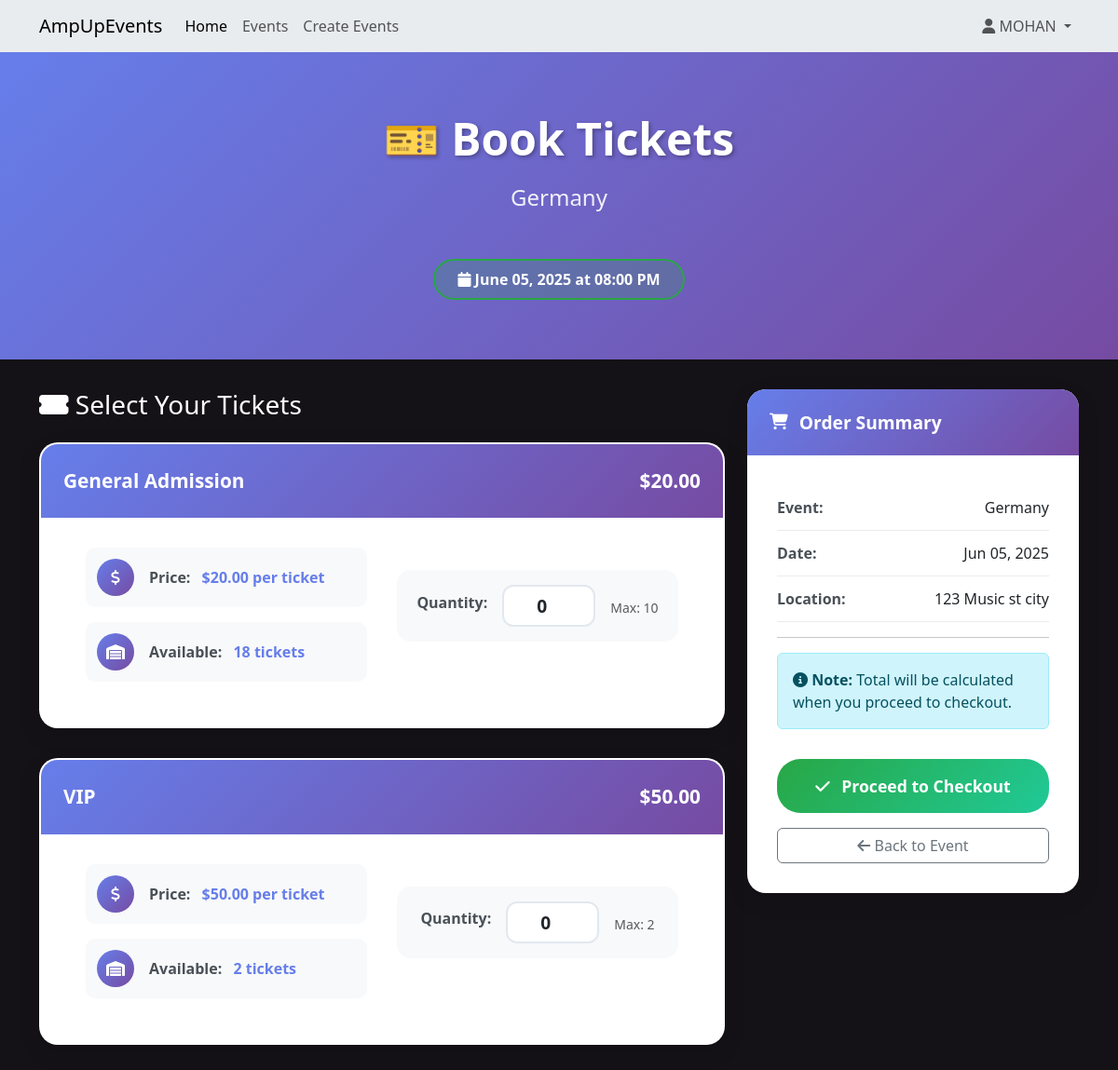
Page /events/2/book (signed in) on the earlier database version.
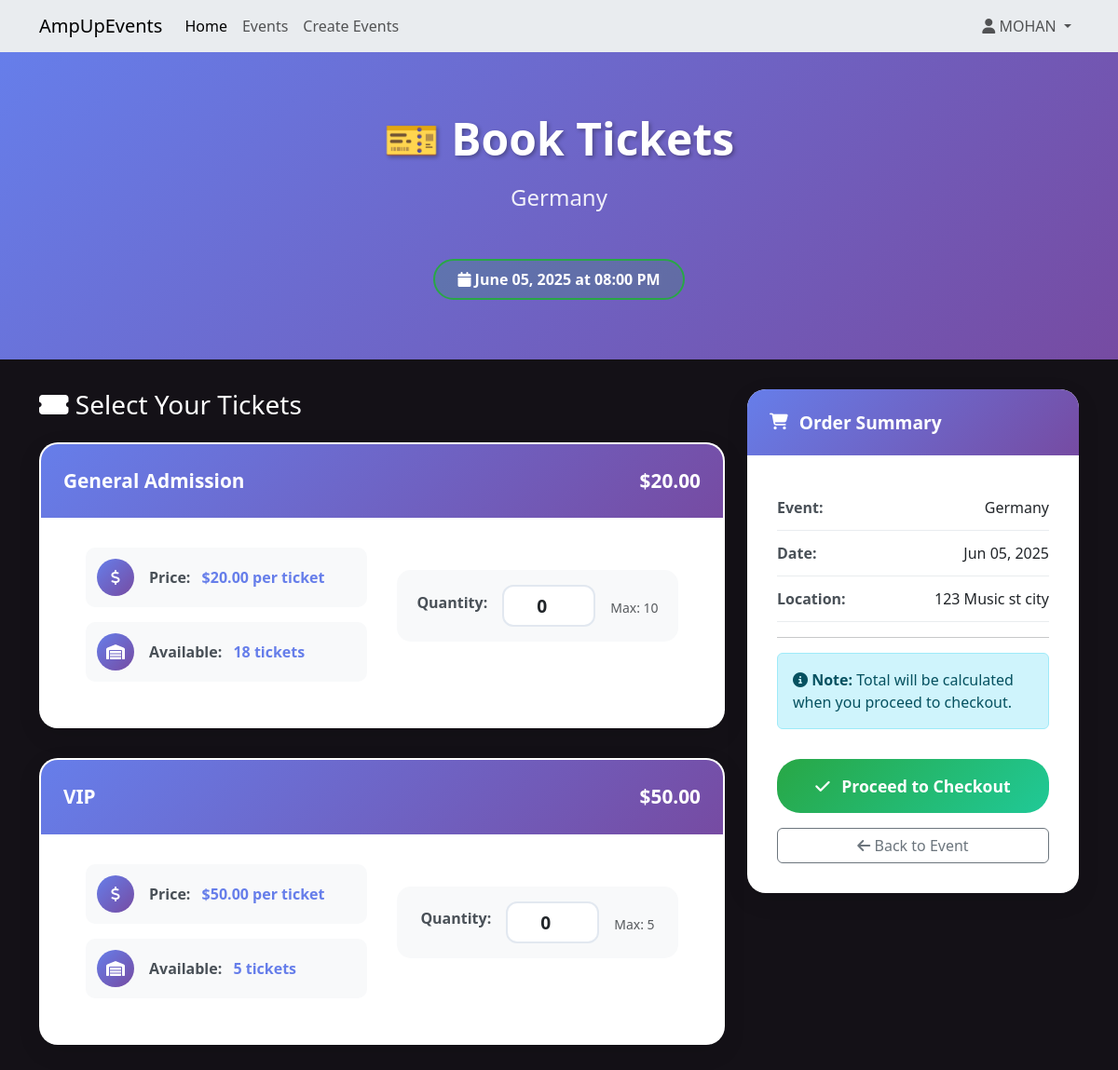
Same page on the later database version.
### website/models.py (models this page shows, shortened)
class ticket_type(db.Model):
    __tablename__ = 'ticket_type'
    id = db.Column(db.Integer, primary_key=True)  # Unique identifier for the ticket type
    event_id = db.Column(db.Integer, db.ForeignKey('events.id'), nullable=False)  # Foreign key linking to the Event
    type_name = db.Column(db.String(100), nullable=False)  # Name of the ticket type (e.g., General, VIP)
    description = db.Column(db.Text, nullable=True) # Optional description for this ticket type
    price = db.Column(db.Float, nullable=False)  # Price of the ticket
    quantity_available = db.Column(db.Integer, nullable=False)  # Number of tickets available for this type
    created_at = db.Column(db.DateTime, default=datetime.now)  # Creation timestamp
    updated_at = db.Column(db.DateTime, default=datetime.now, onupdate=datetime.now)  # Last update timestam

### website/events.py (the view, shortened to what this page needs)
@eventbp.route('/<int:id>/book', methods=['GET', 'POST'])
@login_required
def book_tickets(id):
    event = db.session.query(Event).filter_by(id=id).first_or_404()
    form = BookingForm()
    if event.current_status in ['Cancelled', 'Sold Out', 'Completed', 'Inactive']:
        flash(f"Sorry, this event is {event.current_status.lower()} and not available for booking.", "warning")
        return redirect(url_for('event.details', id=id))
    ticket_types = event.ticket_types.filter(ticket_type.quantity_available > 0).all()
    if not ticket_types:
        flash("Sorry, there are no tickets available for this event.", "warning")
        return redirect(url_for('event.details', id=id))
    return render_template('events/bookTickets.html', event=event, ticket_types=ticket_types, form=form)

### website/forms.py
class BookingForm(FlaskForm):
    submit = SubmitField('Proceed to Checkout')

### website/models.py (called while the page is built)
    @property
    def current_status(self):
        if self.status == 'Cancelled':
            return 'Cancelled'
        if self.status == 'Completed':
            return 'Completed'
        if self.start_datetime and self.start_datetime < datetime.now():
            return 'Inactive'
        if self.ticket_types:
            total_available = sum(ticket.quantity_available for ticket in self.ticket_types)
            if total_available == 0:
                return 'Sold Out'
        return 'Open'

### website/templates/events/bookTickets.html (shortened to what the changed rows need)
{% extends 'base.html' %}
{% block head %}
<link rel="stylesheet" href="{{ url_for('static', filename='style/bookTickets.css') }}">
{% endblock %}
{% block content %}
<div class="booking-hero">
    <div class="container">
        <div class="text-center">
            <h1 class="hero-title">🎫 Book Tickets</h1>
        </div>
    </div>
</div>
<div class="container">
            <form method="POST" id="booking-form">
        <div class="row">
            <div class="col-lg-8">
                {% for ticket in ticket_types %}
                <div class="ticket-selection-card">
                    <div class="ticket-type-header">
                        {{ ticket.type_name }}
                        <span class="float-end">${{ "%.2f"|format(ticket.price) }}</span>
                    </div>
                    <div class="row">
                        <div class="col-md-6">
                            <div class="detail-item">
                                <div class="detail-icon">
                                    <i class="fas fa-dollar-sign"></i>
                                </div>
                                <div>
                                    <span class="detail-label">Price:</span>
                                    <span class="detail-value">${{ "%.2f"|format(ticket.price) }} per ticket</span>
                                </div>
                            </div>
                            <div class="detail-item">
                                <div class="detail-icon">
                                    <i class="fas fa-warehouse"></i>
                                </div>
                                <div>
                                    <span class="detail-label">Available:</span>
                                    <span class="detail-value">{{ ticket.quantity_available }} tickets</span>
                                </div>
                            </div>
                        </div>
                        <div class="col-md-6">
                            <div class="quantity-selector">
                                <label for="quantity_{{ ticket.id }}" class="form-label">Quantity:</label>
                                <input type="number"
                                       id="quantity_{{ ticket.id }}"
                                       name="quantity_{{ ticket.id }}"
                                       class="form-control qty-input"
                                       value="0"
                                       min="0"
                                       max="{{ [ticket.quantity_available, 10]|min }}"
                                       style="width: 100px; display: inline-block;">
                                <small class="form-text text-muted">Max: {{ [ticket.quantity_available, 10]|min }}</small>
                            </div>
                        </div>
                    </div>
                </div>
                {% endfor %}
            </div>
        </div>
    </form>
</div>
{% endblock %}

Differences in the rows shown:
changed ticket_type "VIP": quantity_available "2" → "5"
